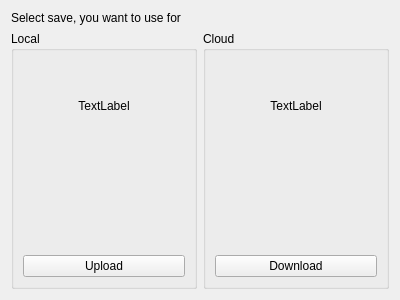
<?xml version="1.0" encoding="UTF-8"?>
<ui version="4.0">
 <class>SyncWidget</class>
 <widget class="QWidget" name="SyncWidget">
  <property name="geometry">
   <rect>
    <x>0</x>
    <y>0</y>
    <width>400</width>
    <height>300</height>
   </rect>
  </property>
  <property name="windowTitle">
   <string>Form</string>
  </property>
  <layout class="QVBoxLayout" name="verticalLayout">
   <item>
    <widget class="QLabel" name="title_label">
     <property name="sizePolicy">
      <sizepolicy hsizetype="Preferred" vsizetype="Maximum">
       <horstretch>0</horstretch>
       <verstretch>0</verstretch>
      </sizepolicy>
     </property>
     <property name="text">
      <string>Select save, you want to use for </string>
     </property>
    </widget>
   </item>
   <item>
    <layout class="QHBoxLayout" name="horizontalLayout">
     <item>
      <widget class="QGroupBox" name="local_gb">
       <property name="title">
        <string>Local</string>
       </property>
       <layout class="QVBoxLayout" name="verticalLayout_2">
        <item>
         <widget class="QLabel" name="date_info_local">
          <property name="text">
           <string notr="true">TextLabel</string>
          </property>
          <property name="alignment">
           <set>Qt::AlignCenter</set>
          </property>
         </widget>
        </item>
        <item>
         <widget class="QLabel" name="icon_local">
          <property name="sizePolicy">
           <sizepolicy hsizetype="Expanding" vsizetype="Preferred">
            <horstretch>0</horstretch>
            <verstretch>0</verstretch>
           </sizepolicy>
          </property>
          <property name="text">
           <string notr="true"/>
          </property>
          <property name="alignment">
           <set>Qt::AlignCenter</set>
          </property>
         </widget>
        </item>
        <item>
         <widget class="QPushButton" name="upload_button">
          <property name="text">
           <string>Upload</string>
          </property>
         </widget>
        </item>
       </layout>
      </widget>
     </item>
     <item>
      <widget class="QGroupBox" name="cloud_gb">
       <property name="title">
        <string>Cloud</string>
       </property>
       <layout class="QVBoxLayout" name="verticalLayout_3">
        <item>
         <widget class="QLabel" name="date_info_remote">
          <property name="text">
           <string notr="true">TextLabel</string>
          </property>
          <property name="alignment">
           <set>Qt::AlignCenter</set>
          </property>
         </widget>
        </item>
        <item>
         <widget class="QLabel" name="icon_remote">
          <property name="sizePolicy">
           <sizepolicy hsizetype="Expanding" vsizetype="Preferred">
            <horstretch>0</horstretch>
            <verstretch>0</verstretch>
           </sizepolicy>
          </property>
          <property name="text">
           <string notr="true"/>
          </property>
          <property name="alignment">
           <set>Qt::AlignCenter</set>
          </property>
         </widget>
        </item>
        <item>
         <widget class="QPushButton" name="download_button">
          <property name="text">
           <string>Download</string>
          </property>
         </widget>
        </item>
       </layout>
      </widget>
     </item>
    </layout>
   </item>
   <item>
    <layout class="QFormLayout" name="path_layout"/>
   </item>
  </layout>
 </widget>
 <resources/>
 <connections/>
</ui>
